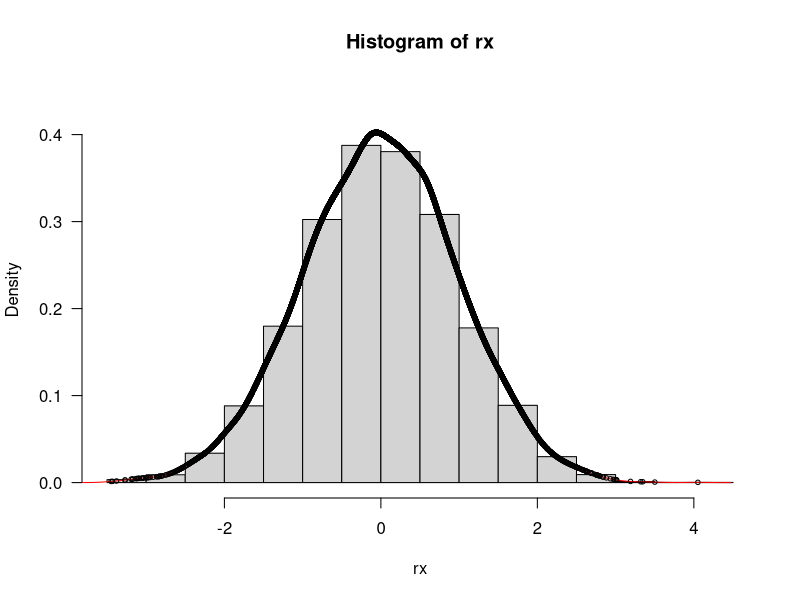

Source code (R):
## ---- chunk 1
X <- c(0, 1, 2, 3)
px <- c(1 / 8, 3 / 8, 3 / 8, 1 / 8)
# g(x) = Y
Y <- (X - 1.5)^2
# media usando LOTUS
sum(px * Y)
# los valores de Y son 2.25, 0.25, 0.25, 2.25,
# la probabilidad de que salga 2.25, P(y=2.25), es P(X=0) + P(X=3) = 1/8+1/8 = 2/8
# por lo tanto, la probabilidad de obtener 2.25 es de 6/8
newY <- c(2.25, 0.25)
pY <- c(1 / 4, 3 / 4)
sum(newY * pY)
## ---- chunk 2
#| fig-width: 6
#| fig-height: 4
library(sfsmisc)
# fijar semilla aleatoria para reproducir resultado
set.seed(966)
# obtener variable aleatoria normal con media 0 y sd de 1
rx <- rnorm(10000)
rx2 <- rx^2
# computamos la densidad de rx con la función density()
# que implementa kernel density estimation
den_rx <- density(rx)
# usaremos den_rx para construir una función con métodos de interpolación
fun_interpol <- approxfun(den_rx)
# ahora encontraremos la densidad que tendrían nuestros puntos rx originales
rx_den <- fun_interpol(rx)

# graficamos el histograma y la densidad para corroborar
par(las = 1)
hist(rx, freq = FALSE, ylim = c(0, max(rx_den) * 1.1)) # freq FALSE para graficar densidad
lines(den_rx, col = "red")
# graficaremos los puntos rx_den que interpolamos para asegurarnos de que caen
# en la línea de densidad roja
points(rx, rx_den, cex = 0.6)

# ahora usaremos integración numérica para obtener el valor esperado E[X], que es
# la integral de x*f(x)dx, integrada en todo el rango de x
integrate.xy(rx, rx * rx_den)
# el anterior valor es próximo a la media con la variable original
mean(rx)
# ahora usaremos integración numérica para computar E[X^2], pero usando
# la densidad de rx original (rx_den, calculada en la línea 13)
integrate.xy(rx, rx_den * rx2)
# corroboramos que el valor es próximo a la media calculada de forma tipica
mean(rx2)
